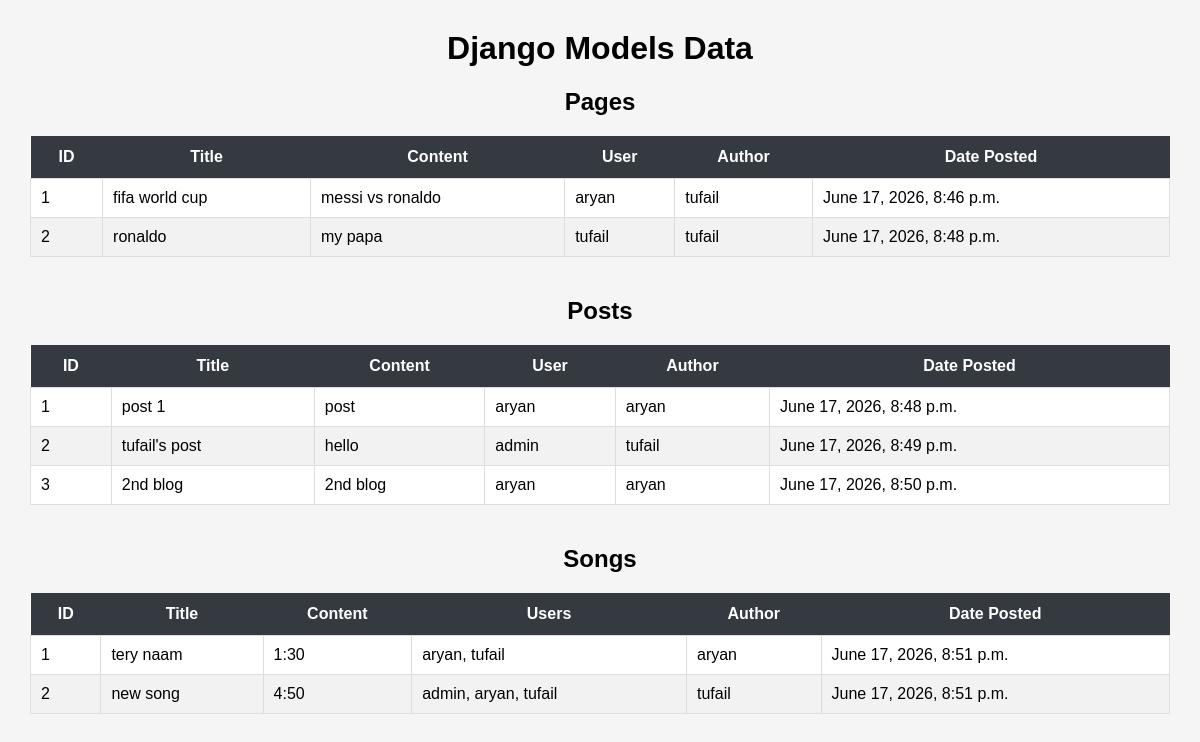
The page / on the database its author committed.
### myapp/models.py (models this page shows, shortened)
class Page(models.Model):
    user = models.OneToOneField(
        User,
        on_delete=models.CASCADE,
        related_name="page_owner"
    )
    page_title = models.CharField(max_length=100)
    page_content = models.TextField()
    page_date_posted = models.DateTimeField(auto_now_add=True)
    page_author = models.ForeignKey(
        User,
        on_delete=models.CASCADE,
        related_name="pages_authored"
    )

class Post(models.Model):
    user = models.ForeignKey(
        User,
        on_delete=models.CASCADE,
        related_name="posts"
    )
    post_title = models.CharField(max_length=100)
    post_content = models.TextField()
    post_date_posted = models.DateTimeField(auto_now_add=True)
    post_author = models.ForeignKey(
        User,
        on_delete=models.CASCADE,
        related_name="posts_authored"
    )

class Song(models.Model):
    user = models.ManyToManyField(
        User,
        related_name="songs"
    )
    song_title = models.CharField(max_length=100)
    song_content = models.TextField()
    song_date_posted = models.DateTimeField(auto_now_add=True)
    song_author = models.ForeignKey(
        User,
        on_delete=models.CASCADE,
        related_name="songs_authored"
    )

### myapp/views.py (the view)
# urls.py: 2. Add a URL to urlpatterns:  path('', views.home, name='home')
def home(request):
    pages = Page.objects.all()
    posts = Post.objects.all()
    songs = Song.objects.all()
    return render(
        request,
        'myapp/home.html',
        {
            'pages': pages,
            'posts': posts,
            'songs': songs
        }
    )

### myapp/templates/myapp/home.html (shortened to what this page needs)
<!DOCTYPE html>
<html lang="en">
<head>
</head>
<body>
    <h1>Django Models Data</h1>
    <h2>Pages</h2>
    <table>
        <thead>
            <tr>
                <th>ID</th>
                <th>Title</th>
                <th>Content</th>
                <th>User</th>
                <th>Author</th>
                <th>Date Posted</th>
            </tr>
        </thead>
        <tbody>
            {% for page in pages %}
            <tr>
                <td>{{ page.id }}</td>
                <td>{{ page.page_title }}</td>
                <td>{{ page.page_content }}</td>
                <td>{{ page.user.username }}</td>
                <td>{{ page.page_author.username }}</td>
                <td>{{ page.page_date_posted }}</td>
            </tr>
            {% empty %}
            <tr>
                <td colspan="6">No Pages Found</td>
            </tr>
            {% endfor %}
        </tbody>
    </table>
    <h2>Posts</h2>
    <table>
        <thead>
            <tr>
                <th>ID</th>
                <th>Title</th>
                <th>Content</th>
                <th>User</th>
                <th>Author</th>
                <th>Date Posted</th>
            </tr>
        </thead>
        <tbody>
            {% for post in posts %}
            <tr>
                <td>{{ post.id }}</td>
                <td>{{ post.post_title }}</td>
                <td>{{ post.post_content }}</td>
                <td>{{ post.user.username }}</td>
                <td>{{ post.post_author.username }}</td>
                <td>{{ post.post_date_posted }}</td>
            </tr>
            {% empty %}
            <tr>
                <td colspan="6">No Posts Found</td>
            </tr>
            {% endfor %}
        </tbody>
    </table>
    <h2>Songs</h2>
    <table>
        <thead>
            <tr>
                <th>ID</th>
                <th>Title</th>
                <th>Content</th>
                <th>Users</th>
                <th>Author</th>
                <th>Date Posted</th>
            </tr>
        </thead>
        <tbody>
            {% for song in songs %}
            <tr>
                <td>{{ song.id }}</td>
                <td>{{ song.song_title }}</td>
                <td>{{ song.song_content }}</td>
                <td>
                    {% for user in song.user.all %}
                        {{ user.username }}{% if not forloop.last %}, {% endif %}
                    {% endfor %}
                </td>
                <td>{{ song.song_author.username }}</td>
                <td>{{ song.song_date_posted }}</td>
            </tr>
            {% empty %}
            <tr>
                <td colspan="6">No Songs Found</td>
            </tr>
            {% endfor %}
        </tbody>
    </table>
</body>
</html>

### myapp/templates/myapp/home.html (style rules this page uses)
body { font-family: Arial, sans-serif; margin: 30px; background: #f5f5f5; }
h1, h2 { text-align: center; }
table { width: 100%; border-collapse: collapse; margin-bottom: 40px; background: white; }
th { background: #343a40; color: white; padding: 12px; }
td { padding: 10px; border: 1px solid #ddd; }
tr:nth-child(even) { background: #f2f2f2; }

### rows shown on the page
Page: id "1", page_title "fifa world cup", page_content "messi vs ronaldo", user.username "aryan", page_author.username "tufail", page_date_posted "June 17, 2026, 8:46 p.m."
Page: id "2", page_title "ronaldo", page_content "my papa", user.username "tufail", page_author.username "tufail", page_date_posted "June 17, 2026, 8:48 p.m."
Post: id "1", post_title "post 1", post_content "post", user.username "aryan", post_author.username "aryan", post_date_posted "June 17, 2026, 8:48 p.m."
Post: id "2", post_title "tufail's post", post_content "hello", user.username "admin", post_author.username "tufail", post_date_posted "June 17, 2026, 8:49 p.m."
Post: id "3", post_title "2nd blog", post_content "2nd blog", user.username "aryan", post_author.username "aryan", post_date_posted "June 17, 2026, 8:50 p.m."
Song: id "1", song_title "tery naam", song_content "1:30", song_author.username "aryan", song_date_posted "June 17, 2026, 8:51 p.m."
Song: id "2", song_title "new song", song_content "4:50", song_author.username "tufail", song_date_posted "June 17, 2026, 8:51 p.m."

### other values the page prints
{{ user.username }} "aryan"
{{ user.username }} "tufail"
{{ user.username }} "admin"
